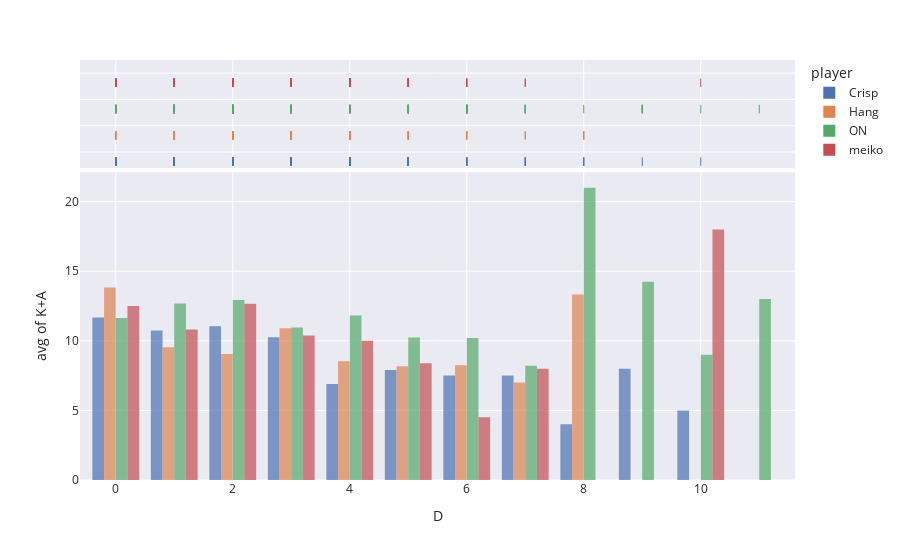

Notebook source saved alongside this figure:
### Code cell
import plotly.express as px
fig = px.histogram(df_total, x="D", y = "K+A", color="player", marginal="rug",histfunc = "avg", # can be `box`, `violin`
                         hover_data=df_total.columns, opacity = 0.7, template="seaborn")
fig.update_layout(barmode="group")
fig.show()

### Figure 1 — Plotly figure (JSON) as saved in the notebook; plotly's stock layout.template omitted (floating-point values rounded to 4 significant figures; data arrays with more than 128 entries replaced by an {"elided": "..."} marker saying what was removed)
{"data": [{"alignmentgroup": "True", "bingroup": "x", "histfunc": "avg", "hovertemplate": "player=Crisp<br>D=%{x}<br>avg of K+A=%{y}<extra></extra>", "legendgroup": "Crisp", "marker": {"color": "rgb(76,114,176)", "opacity": 0.7, "pattern": {"shape": ""}}, "name": "Crisp", "offsetgroup": "Crisp", "orientation": "v", "showlegend": true, "type": "histogram", "x": {"elided": "129 int values"}, "xaxis": "x", "y": {"elided": "129 int values"}, "yaxis": "y"}, {"alignmentgroup": "True", "boxpoints": "all", "customdata": {"elided": "129x11 mixed values"}, "fillcolor": "rgba(255,255,255,0)", "hoveron": "points", "hovertemplate": "player=%{customdata[4]}<br>D=%{x}<br>Champion=%{customdata[0]}<br>Result=%{customdata[1]}<br>Date=%{customdata[2]}<br>Game=%{customdata[3]}<br>Tournament=%{customdata[5]}<br>duration_minutes=%{customdata[6]}<br>K=%{customdata[7]}<br>A=%{customdata[8]}<br>match_result=%{customdata[9]}<br>match_type=%{customdata[10]}<extra></extra>", "jitter": 0, "legendgroup": "Crisp", "line": {"color": "rgba(255,255,255,0)"}, "marker": {"color": "rgb(76,114,176)", "symbol": "line-ns-open"}, "name": "Crisp", "offsetgroup": "Crisp", "showlegend": false, "type": "box", "x": {"elided": "129 int values"}, "xaxis": "x2", "yaxis": "y2"}, {"alignmentgroup": "True", "bingroup": "x", "histfunc": "avg", "hovertemplate": "player=Hang<br>D=%{x}<br>avg of K+A=%{y}<extra></extra>", "legendgroup": "Hang", "marker": {"color": "rgb(221,132,82)", "opacity": 0.7, "pattern": {"shape": ""}}, "name": "Hang", "offsetgroup": "Hang", "orientation": "v", "showlegend": true, "type": "histogram", "x": [6, 7, 5, 3, 3, 3, 4, 3, 4, 3, 0, 3, 5, 4, 5, 5, 2, 2, 5, 1, 1, 2, 1, 0, 4, 2, 1, 2, 3, 4, 3, 4, 2, 3, 2, 0, 8, 2, 2, 2, 3, 6, 2, 4, 2, 7, 2, 3, 4, 1, 3, 3, 2, 8, 2, 3, 0, 4, 4, 5, 3, 4, 8, 3, 0, 6, 1, 1, 2, 4, 3, 0, 1, 2, 6, 2, 3, 1, 3, 1, 2, 1, 1, 4, 1], "xaxis": "x", "y": [6, 3, 15, 11, 19, 13, 16, 15, 17, 15, 12, 3, 14, 13, 3, 9, 1, 6, 5, 7, 9, 15, 11, 21, 7, 7, 8, 8, 8, 10, 13, 1, 12, 13, 9, 6, 7, 11, 11, 11, 11, 6, 20, 5, 5, 11, 6, 17, 5, 7, 9, 10, 3, 18, 8, 4, 13, 9, 2, 3, 14, 13, 15, 18, 15, 14, 12, 14, 6, 12, 5, 16, 3, 15, 7, 13, 6, 18, 3, 15, 5, 5, 14, 1, 1], "yaxis": "y"}, {"alignmentgroup": "True", "boxpoints": "all", "customdata": {"elided": "85x11 mixed values"}, "fillcolor": "rgba(255,255,255,0)", "hoveron": "points", "hovertemplate": "player=%{customdata[4]}<br>D=%{x}<br>Champion=%{customdata[0]}<br>Result=%{customdata[1]}<br>Date=%{customdata[2]}<br>Game=%{customdata[3]}<br>Tournament=%{customdata[5]}<br>duration_minutes=%{customdata[6]}<br>K=%{customdata[7]}<br>A=%{customdata[8]}<br>match_result=%{customdata[9]}<br>match_type=%{customdata[10]}<extra></extra>", "jitter": 0, "legendgroup": "Hang", "line": {"color": "rgba(255,255,255,0)"}, "marker": {"color": "rgb(221,132,82)", "symbol": "line-ns-open"}, "name": "Hang", "offsetgroup": "Hang", "showlegend": false, "type": "box", "x": [6, 7, 5, 3, 3, 3, 4, 3, 4, 3, 0, 3, 5, 4, 5, 5, 2, 2, 5, 1, 1, 2, 1, 0, 4, 2, 1, 2, 3, 4, 3, 4, 2, 3, 2, 0, 8, 2, 2, 2, 3, 6, 2, 4, 2, 7, 2, 3, 4, 1, 3, 3, 2, 8, 2, 3, 0, 4, 4, 5, 3, 4, 8, 3, 0, 6, 1, 1, 2, 4, 3, 0, 1, 2, 6, 2, 3, 1, 3, 1, 2, 1, 1, 4, 1], "xaxis": "x2", "yaxis": "y2"}, {"alignmentgroup": "True", "bingroup": "x", "histfunc": "avg", "hovertemplate": "player=ON<br>D=%{x}<br>avg of K+A=%{y}<extra></extra>", "legendgroup": "ON", "marker": {"color": "rgb(85,168,104)", "opacity": 0.7, "pattern": {"shape": ""}}, "name": "ON", "offsetgroup": "ON", "orientation": "v", "showlegend": true, "type": "histogram", "x": {"elided": "139 int values"}, "xaxis": "x", "y": {"elided": "139 int values"}, "yaxis": "y"}, {"alignmentgroup": "True", "boxpoints": "all", "customdata": {"elided": "139x11 mixed values"}, "fillcolor": "rgba(255,255,255,0)", "hoveron": "points", "hovertemplate": "player=%{customdata[4]}<br>D=%{x}<br>Champion=%{customdata[0]}<br>Result=%{customdata[1]}<br>Date=%{customdata[2]}<br>Game=%{customdata[3]}<br>Tournament=%{customdata[5]}<br>duration_minutes=%{customdata[6]}<br>K=%{customdata[7]}<br>A=%{customdata[8]}<br>match_result=%{customdata[9]}<br>match_type=%{customdata[10]}<extra></extra>", "jitter": 0, "legendgroup": "ON", "line": {"color": "rgba(255,255,255,0)"}, "marker": {"color": "rgb(85,168,104)", "symbol": "line-ns-open"}, "name": "ON", "offsetgroup": "ON", "showlegend": false, "type": "box", "x": {"elided": "139 int values"}, "xaxis": "x2", "yaxis": "y2"}, {"alignmentgroup": "True", "bingroup": "x", "histfunc": "avg", "hovertemplate": "player=meiko<br>D=%{x}<br>avg of K+A=%{y}<extra></extra>", "legendgroup": "meiko", "marker": {"color": "rgb(196,78,82)", "opacity": 0.7, "pattern": {"shape": ""}}, "name": "meiko", "offsetgroup": "meiko", "orientation": "v", "showlegend": true, "type": "histogram", "x": {"elided": "131 int values"}, "xaxis": "x", "y": {"elided": "131 int values"}, "yaxis": "y"}, {"alignmentgroup": "True", "boxpoints": "all", "customdata": {"elided": "131x11 mixed values"}, "fillcolor": "rgba(255,255,255,0)", "hoveron": "points", "hovertemplate": "player=%{customdata[4]}<br>D=%{x}<br>Champion=%{customdata[0]}<br>Result=%{customdata[1]}<br>Date=%{customdata[2]}<br>Game=%{customdata[3]}<br>Tournament=%{customdata[5]}<br>duration_minutes=%{customdata[6]}<br>K=%{customdata[7]}<br>A=%{customdata[8]}<br>match_result=%{customdata[9]}<br>match_type=%{customdata[10]}<extra></extra>", "jitter": 0, "legendgroup": "meiko", "line": {"color": "rgba(255,255,255,0)"}, "marker": {"color": "rgb(196,78,82)", "symbol": "line-ns-open"}, "name": "meiko", "offsetgroup": "meiko", "showlegend": false, "type": "box", "x": {"elided": "131 int values"}, "xaxis": "x2", "yaxis": "y2"}], "layout": {"barmode": "group", "legend": {"title": {"text": "player"}, "tracegroupgap": 0}, "margin": {"t": 60}, "xaxis": {"anchor": "y", "domain": [0, 1], "title": {"text": "D"}}, "xaxis2": {"anchor": "y2", "domain": [0, 1], "matches": "x", "showticklabels": false}, "yaxis": {"anchor": "x", "domain": [0, 0.7326], "title": {"text": "avg of K+A"}}, "yaxis2": {"anchor": "x2", "domain": [0.7426, 1], "matches": "y2", "showline": false, "showticklabels": false, "ticks": ""}}}
